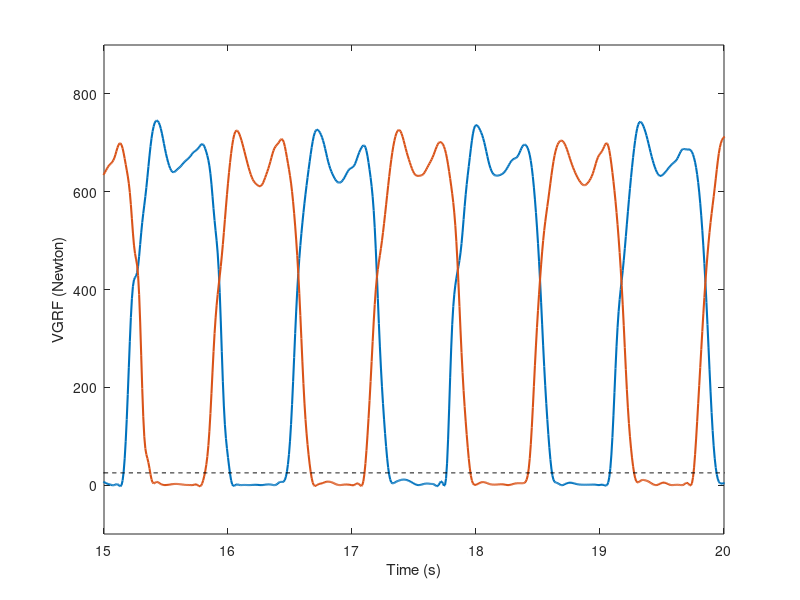

Recreate this plot in MATLAB. (Note: this script raises an error after producing the figure.)
clear 
close all;
load('assignment_data.mat')
t=C1(:,1);
left=C1(:,2);
right=C1(:,3);   
fs=120;


% Method I: Low Pass Filter
Order = 40;
f_LPF = [0 1/6 1/3 1]; % Real Frequency = f*fs/2 
a_LPF = [1 1 0 0];
[b_LPF,err_LPF,res_LPF] = firpm(Order,f_LPF,a_LPF);
left_LPFiltered = conv(left,b_LPF);
right_LPFiltered = conv(right,b_LPF);

% % Method II: Band Stop Filter
% f_PSF = [0 40 45 50 55 60]/60
% a_PSF = [1 1 0 0 0 1];
% 
% [b_PSF,err_PSF,res_PSF] = firpm(Order,f_PSF,a_PSF);
% left_PSFiltered = conv(left,b_PSF);
% 
% figure(2)
% plot(t,left)
% hold on
% plot(t,left_PSFiltered(1:length(t)))
% xlim([5 10])
% legend('Original Left','Filtered Left')
% xlabel('Time (s)')
% ylabel('VGRF (Newton)')

% Task 1, 1. Plot the filtered VGRF for both feet (overlaid) vs. time 
% (in seconds) for some choice of 5 second interval.
threshold = 25
figure(1)
set(gcf,'Position',[100 100 550 320])
plot(t,left_LPFiltered(1:length(t)),'LineWidth',1.5)
hold on
plot(t,right_LPFiltered(1:length(t)),'LineWidth',1.5)
plot(t,threshold*ones(1,length(t)),'--k')
xlim([15 20])
ylim([-100 900])
xlabel('Time (s)')
ylabel('VGRF (Newton)')

% Task2 Mark the onset of swing and stance phases on the filtered VGRF time-domain plot.


for n = 1:length(t)
    % Find the start points of Stance-Left
    if (left_LPFiltered(n)<=threshold)&(left_LPFiltered(n+1)>=threshold)
        Stance_Start_Left(n)=1;
    else
        Stance_Start_Left(n)=0;
    end
    % Find the End points of Swing-Left
    if (left_LPFiltered(n)>=threshold)&(left_LPFiltered(n+1)<=threshold)
        Swing_Start_Left(n)=1;
    else
        Swing_Start_Left(n)=0;
    end
       % Find the start points of Stance-Right
    if (right_LPFiltered(n)<=threshold)&(right_LPFiltered(n+1)>=threshold)
        Stance_Start_Right(n)=1;
    else
        Stance_Start_Right(n)=0;
    end
    % Find the End points of Swing-Right
    if (right_LPFiltered(n)>=threshold)&(right_LPFiltered(n+1)<=threshold)
        Swing_Start_Right(n)=1;
    else
        Swing_Start_Right(n)=0;
    end 
    
end

Stance_Start_Index_Left = find(Stance_Start_Left==1);
Swing_Start_Index_Left = find(Swing_Start_Left==1);

Stance_Start_Index_Right = find(Stance_Start_Right==1);
Swing_Start_Index_Right = find(Swing_Start_Right==1);

plot(t(Stance_Start_Index_Left),zeros(1,length(Stance_Start_Index_Left)),'sqb')
plot(t(Swing_Start_Index_Left),zeros(1,length(Swing_Start_Index_Left)),'ob')

plot(t(Stance_Start_Index_Right),zeros(1,length(Stance_Start_Index_Right)),'sqr')
plot(t(Swing_Start_Index_Right),zeros(1,length(Swing_Start_Index_Right)),'or')

legend('Filtered Left','Filtered Right','Zero Threshold Line', ...
    'Start of Stance(L)','Start of Swing(L)','Start of Stance(R)','Start of Swing(R)')
grid on


% Task3 Plot the filtered VGRF signal in frequency domain
figure(3)
subplot(2,1,1);
freqplot(left,fs);
grid on;hold on
freqplot(left_LPFiltered,fs);
xlim([0 60])
title('Filtered magnitude of left foot in frequency domain');
legend('Original','Filtered') 

subplot(2,1,2);
freqplot(right,fs);
grid on;hold on
freqplot(right_LPFiltered,fs);
xlim([0 60])
title('Filtered magnitude of right foot in frequency domain')
legend('Original','Filtered') 

% Taks4 Plot the 
% stride time vs. cycle, 
% swing time vs. 
% cycle and stance time vs. 
% cycle for each foot. 
% Note that these are discrete-time signals since the gait cycles are indexed by integers.
STl = (Swing_Start_Index_Left-Stance_Start_Index_Left(1:length(Swing_Start_Index_Left)))/fs;
STl = STl(2:end); % Eliminate the abnormal value

STr = (Swing_Start_Index_Right-Stance_Start_Index_Right(1:length(Swing_Start_Index_Right)))/fs;
STr = STr(2:end); % Eliminate the abnormal value

SWl = (Stance_Start_Index_Left(2:end)-Swing_Start_Index_Left)/fs;
SWr = (Stance_Start_Index_Right(2:end)-Swing_Start_Index_Right(1:end-1))/fs;

Sl = diff(Swing_Start_Index_Left)/fs;
Sr = diff(Swing_Start_Index_Right)/fs;


figure(4)
MarkerSize = 3
subplot(3,1,1)
plot(1:1:length(STl),STl,'-o',"MarkerSize",MarkerSize)
hold on
plot(1:1:length(STr),STr,'-sq',"MarkerSize",MarkerSize)
legend('STl','STr')
xlabel('Cycle')
ylabel('Stance Time (s)')

subplot(3,1,2)
plot(1:1:length(SWl),SWl,'-o',"MarkerSize",MarkerSize)
hold on
plot(1:1:length(SWr),SWr,'-sq',"MarkerSize",MarkerSize)
legend('SWl','SWr')
xlabel('Cycle')
ylabel('Swing Time (s)')

subplot(3,1,3)
plot(1:1:length(Sl),Sl,'-o',"MarkerSize",MarkerSize)
hold on
plot(1:1:length(Sr),Sr,'-sq',"MarkerSize",MarkerSize)
legend('Sl','Sr')
xlabel('Cycle')
ylabel('Stride Time (s)')
